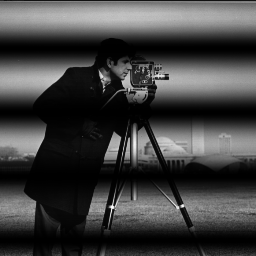
//> input picture Fourier-images/cam-noise1.ppm, 256 x 256 px
$ ./FourierTrans ../Fourier-images/cam-noise1.ppm   (built with g++ and OpenCV 4)
//> lines starting //> are read from the running program, lines starting //| are printed output that depends on the picture
//> further down, ImageEntree is the input picture: 256 rows x 256 cols, CV_8UC1; min 0, max 255, mean 64.1
////*********************************************************************////
//// TP2 1ere Partie: Transformé de fourier d'une image et restauration ////
////			d'une image à partir de sa transformé fourier	////
////     							       ////
////     Auteur: OUSSEINI HAMZA Abdoul-Djalil                         ////
////     Promotion: 22                              	             ////
////							            ////																		////
////                       					   ////
////************************************************************* //// 																									////

#include <stdio.h>
#include <opencv2/core/core.hpp>
#include <opencv2/imgproc/imgproc.hpp>
#include <opencv2/highgui/highgui.hpp>
#include <iostream>

using namespace cv;
using namespace std;

// Fonction pour redimensionner l image entree

Mat ResizeImage (Mat ImageEntree){

	    Mat padded;     //image redimensionnee  a renvoyer en sortie

	    // taille optimale de l image redimensionnee
	    int m = getOptimalDFTSize( ImageEntree.rows );
//> m = 256
	    int n = getOptimalDFTSize( ImageEntree.cols );
//> n = 256

	    //Ajout de valeur de bourrage dans l'image redimensionnee
	    copyMakeBorder(ImageEntree, padded, 0, m - ImageEntree.rows, 0, n - ImageEntree.cols, BORDER_CONSTANT, Scalar::all(0));
	    return padded;

}

Mat FourierTransform (Mat ImageRedimensionnee){


	    // Creation de deux Conteneurs avec valeurs flottantes pour les parties reelles et imaginaires de la transformee de fourier
	    Mat Conteneurs[] = {Mat_<float>(ImageRedimensionnee), Mat::zeros(ImageRedimensionnee.size(), CV_32F)};
//> Conteneurs[1]: 256 rows x 256 cols, CV_32FC1; every value is 0

	    //Concatenation des deux conteneurs
	    Mat ImageTransFourier;
	    merge(Conteneurs, 2, ImageTransFourier);

	    //Transformee de fourier
	    dft(ImageTransFourier, ImageTransFourier);

	    return ImageTransFourier;
}

Mat ComputeNorme (Mat ImageTransFourier){


	    vector<Mat> Conteneurs;
	    // separation des parties reelles et imaginaires
	    split(ImageTransFourier, Conteneurs);
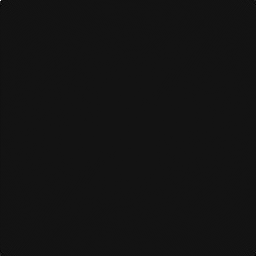
//> Conteneurs[0]: 256 rows x 256 cols, CV_32FC1; min -339458.5, max 4200734, mean 39; drawn with min black and max white

	    // Calcul de norme de la transformee de fourier
	    magnitude(Conteneurs[0], Conteneurs[1], Conteneurs[0]);
	    Mat ImageNormeFourier = Conteneurs[0];

	    // Passage a l echelle logarithmique
	    ImageNormeFourier += Scalar::all(1);
	    log(ImageNormeFourier, ImageNormeFourier);


	    // recadrage du spectre
	    ImageNormeFourier = ImageNormeFourier(Rect(0, 0, ImageNormeFourier.cols & -2, ImageNormeFourier.rows & -2));

	    return ImageNormeFourier;
}

Mat CadransChange (Mat ImageNormeFourier){

	    int cx = ImageNormeFourier.cols/2;
//> cx = 128
	    int cy = ImageNormeFourier.rows/2;
//> cy = 128

	    Mat cadran0(ImageNormeFourier, Rect(0, 0, cx, cy));   // Cadrant en haut à gauche
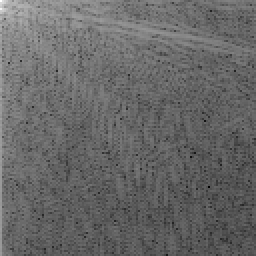
//> cadran0: 128 rows x 128 cols, CV_32FC1 (shown 2 times larger); min 1.97, max 15.25, mean 7.39; drawn with min black and max white
	    Mat cadran1(ImageNormeFourier, Rect(cx, 0, cx, cy));  // Cadrant en haut à droite
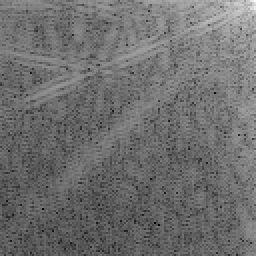
//> cadran1: 128 rows x 128 cols, CV_32FC1 (shown 2 times larger); min 2.61, max 13.4, mean 7.3; drawn with min black and max white
	    Mat cadran2(ImageNormeFourier, Rect(0, cy, cx, cy));  // Cadrant en bas à gauche
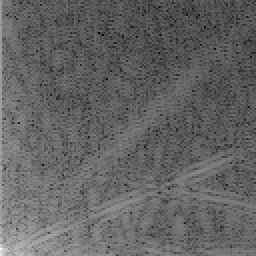
//> cadran2: 128 rows x 128 cols, CV_32FC1 (shown 2 times larger); min 2.61, max 14.6, mean 7.31; drawn with min black and max white
	    Mat cadran3(ImageNormeFourier, Rect(cx, cy, cx, cy)); // Cadrant en bas à droite
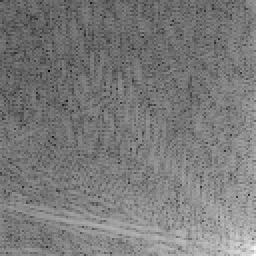
//> cadran3: 128 rows x 128 cols, CV_32FC1 (shown 2 times larger); min 1.97, max 13.15, mean 7.35; drawn with min black and max white

	    Mat tmp;                           // tampon pour l echange des cadrants

	    //Echange entre le Cadrant en haut à gauche et le Cadrant en bas à droite
	    cadran0.copyTo(tmp);
	    cadran3.copyTo(cadran0);
	    tmp.copyTo(cadran3);

	    //Echange entre le Cadrant en haut à droite et le Cadrant en bas à gauche
	    cadran1.copyTo(tmp);
	    cadran2.copyTo(cadran1);
	    tmp.copyTo(cadran2);
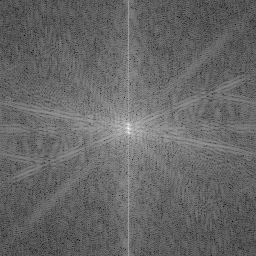
//> ImageNormeFourier: 256 rows x 256 cols, CV_32FC1; min 1.97, max 15.25, mean 7.34; drawn with min black and max white

	    normalize(ImageNormeFourier, ImageNormeFourier, 0, 1, CV_MINMAX);

	    Mat Sortie;

	    ImageNormeFourier.convertTo(Sortie, CV_8UC1,255);

	    return Sortie;

}

Mat TansFourierInverse (Mat ImageTransFourier, int nblignes, int nbcolones){
//> called with nblignes = 256, nbcolones = 256
	Mat ImageRestauree;
	Mat ImageFourierInverse;
	vector<Mat> Conteneurs;

	//Transformee inverse de fourier
	dft( ImageTransFourier,ImageFourierInverse,DFT_INVERSE + DFT_SCALE);

	split(ImageFourierInverse,Conteneurs);
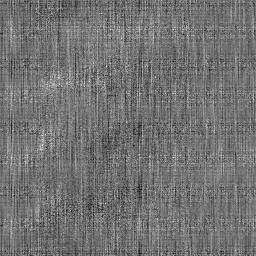
//> Conteneurs[1]: 256 rows x 256 cols, CV_32FC1; min -1.82e-05, max 2.23e-05, mean 3.55e-15; drawn with min black and max white

	ImageRestauree = Conteneurs[0];

	//Recadrage de l image
	ImageRestauree = ImageRestauree(Rect(0, 0, ImageRestauree.cols & -2, ImageRestauree.rows & -2));

	//Conversion en image à niveaux de gris
	ImageRestauree.convertTo(ImageRestauree, CV_8UC1);
	Mat Sortie (ImageRestauree, Rect(0,0, nbcolones, nblignes));

	return Sortie;
}

int main (int argc, char** argv){


	if(argc!= 2 ){
		cout << "Veuillez entrer le systaxe suivante:";
		cout << " ./FourierTrans nom_image"<<endl;
	}
	else
	{
		cout << "Voici le spectre de l image entree et l'image issue de la transformee inverse du spectre"<<endl;

		const char* NomImage = argv[1];
		// Ouverture de l'image en nuance de gris
		Mat ImageEntree = imread(NomImage, CV_LOAD_IMAGE_GRAYSCALE);

		if(!ImageEntree.data){
			cout << "Veuillez fournir une image valide"<<endl;
			return -1;
		}
		else{

			 // Calcul de la transformé de fourier de l'image

			 Mat TransFourierImage = FourierTransform(ResizeImage(ImageEntree));

			 Mat SpectreImage = CadransChange(ComputeNorme(TransFourierImage));

			 Mat ImageRestauree = TansFourierInverse(TransFourierImage,ImageEntree.rows, ImageEntree.cols);

			 imshow("Image Entree", ImageEntree);

			 imshow("Spectre de Fourier de l image entree", SpectreImage);

			 imshow("Transformee inverse du spectre", ImageRestauree);

			 // Enregistrement de l'image originale
			 if(!imwrite("Image_Entree.png", ImageEntree))
			     cout<<"Erreur lors de l'enregistrement"<<endl;

			// Enregistrement de l'image du spectre
			 if(!imwrite("Spectre.png", SpectreImage))
			     cout<<"Erreur lors de l'enregistrement"<<endl;

			// Enregistrement de l'image de la transformée de fourier
			 if(!imwrite("Image_Transformee-Inverse.png", ImageRestauree))
			     cout<<"Erreur lors de l'enregistrement"<<endl;

		}
	}
	waitKey();
	return 0;
}
